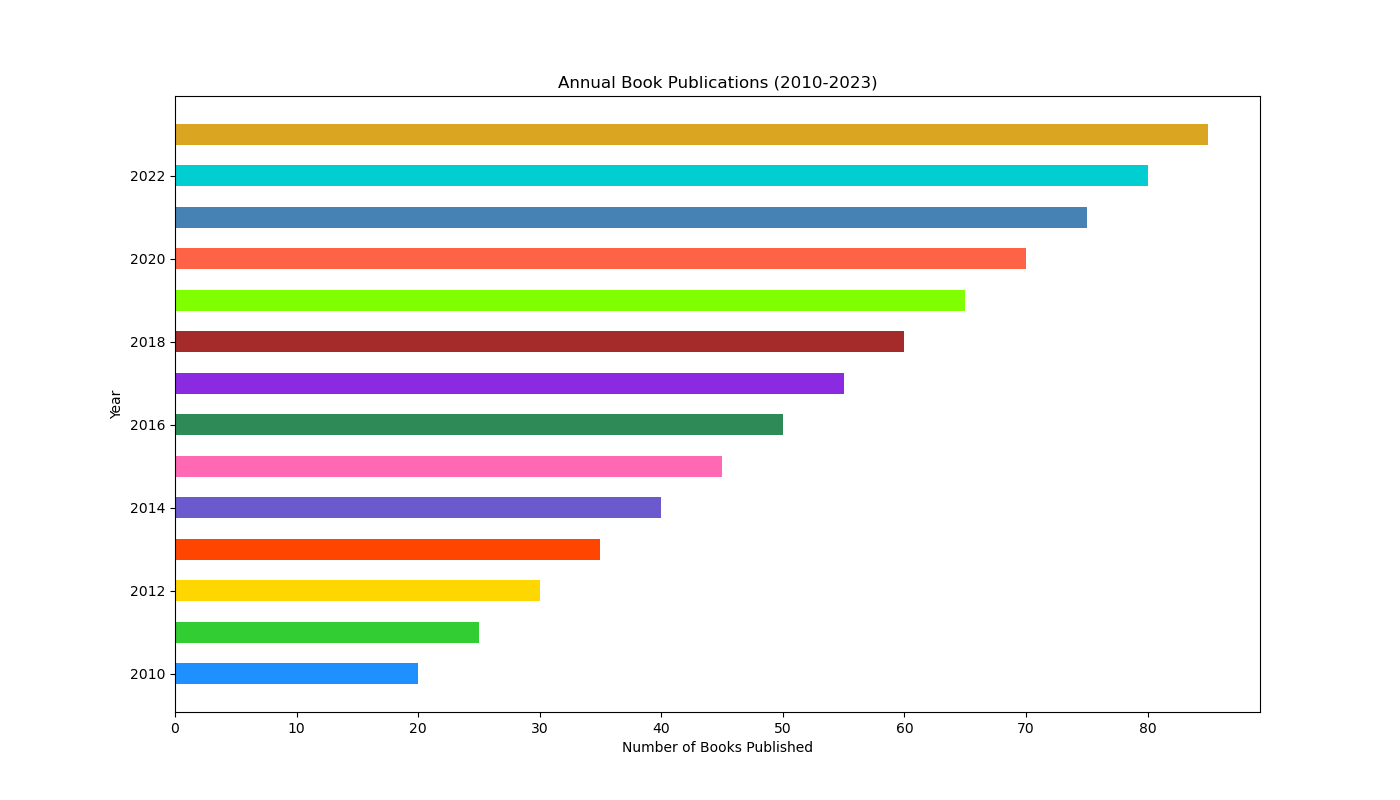

Source code (Python):

import matplotlib.pyplot as plt

# Data
years = [
    2010, 2011, 2012, 2013, 2014, 
    2015, 2016, 2017, 2018, 2019, 
    2020, 2021, 2022, 2023
]
books_published = [
    20, 25, 30, 35, 40, 
    45, 50, 55, 60, 65, 
    70, 75, 80, 85
]

# Plot configuration
plt.figure(figsize=(14, 8))
bars = plt.barh(years, books_published, height=0.5, color=[
    '#1E90FF', '#32CD32', '#FFD700', '#FF4500',
    '#6A5ACD', '#FF69B4', '#2E8B57', '#8A2BE2',
    '#A52A2A', '#7FFF00', '#FF6347', '#4682B4',
    '#00CED1', '#DAA520'
])

# Axes labels and title
plt.xlabel('Number of Books Published')
plt.ylabel('Year')
plt.title('Annual Book Publications (2010-2023)')

# Show the plot
plt.show()
